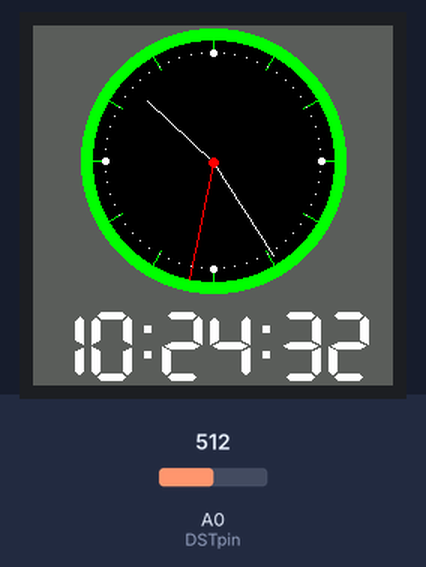
This sketch was run on a simulated ESP8266 (Wemos D1 mini). On the bench: 240×240 colour display. Inputs (shaded band) come from the test bench; at power-on: A0 (DSTpin) = 512. WiFi joins after 1.5 s; servers stay silent unless stated; network time is answered at once with the bench clock; the local clock reads 2024-03-15 10:24:30 at power-on unless the sketch sets it; what the sketch prints to the serial monitor is not drawn.

Above: at 2.9 s.
3.0 s: A0 (DSTpin) set to 490
At 3.7 s:
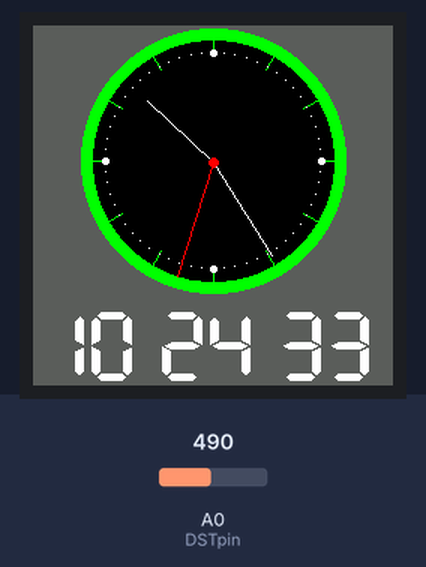
5.8 s: A0 (DSTpin) set to 510
At 6.2 s:
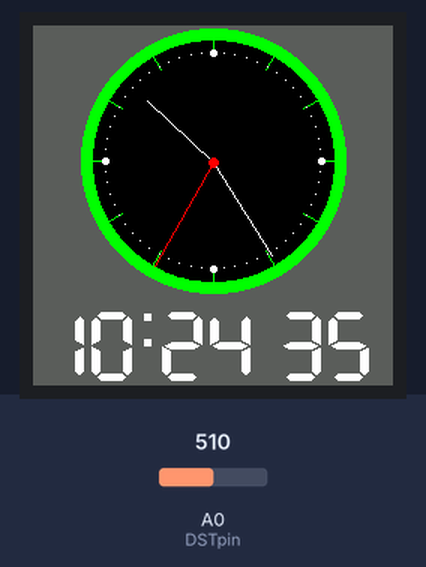
7.8 s: A0 (DSTpin) set to 350
At 8.2 s:
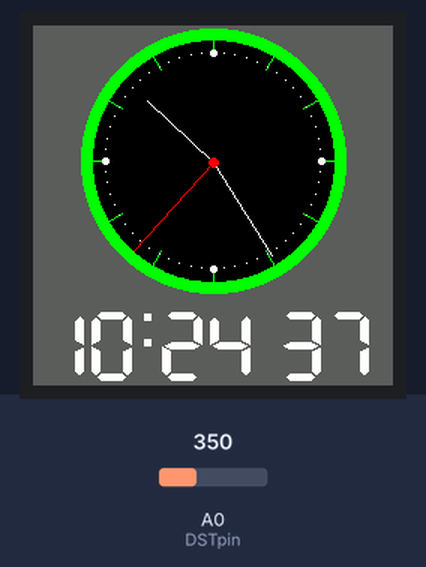
Timing chart, 0 to 10.8 s (numbered marks = the images above; inputs shaded):
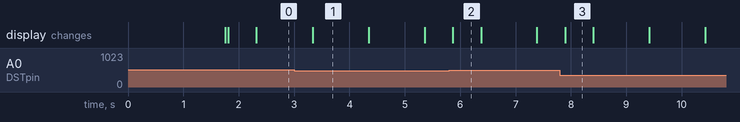

The sketch:

TFT_Clock_analog_digital_v2.ino
```cpp
/*
 An example analogue clock using a TFT LCD screen to show the time
 use of some of the drawing commands with the library.
 Based on a sketch by Gilchrist 6/2/2014 1.0

 Nicu FLORICA (niq_ro) made this changes:
 v.0 - added digital clock on this analog pseudoclock
 v.1 - clean the sketch + added NTP clock + DST switch (summer/winter time)
 v.2 - changed to 240x240 (ST7789 - 1.3") + DST selection is with analog pin (GND or 3.3V)
      * for ST7789 driver it need to change also settings in User_setup.h file inside of TFT_eSPI library
 */

#include <NTPClient.h>
#include <ESP8266WiFi.h>
#include <WiFiUdp.h>
#include <SPI.h>
#include <TFT_eSPI.h> // https://github.com/Bodmer/TFT_eSPI

#define TFT_GREY 0x5AEB

TFT_eSPI tft = TFT_eSPI();       // Invoke custom library

float sx = 0, sy = 1, mx = 1, my = 0, hx = -1, hy = 0;    // Saved H, M, S x & y multipliers
float sdeg=0, mdeg=0, hdeg=0;
uint16_t osx=120, osy=120, omx=120, omy=120, ohx=120, ohy=120;  // Saved H, M, S x & y coords
uint16_t x0=0, x1=0, yy0=0, yy1=0;
uint32_t targetTime = 0;                    // for next 1 second timeout

bool initial = 1;

byte omm = 99, oss = 99;
byte xcolon = 0, xsecs = 0;
unsigned int colour = 0;

const char *ssid     = "niq_ro";
const char *password = "berelaburtica";
const long timezoneOffset = 2*3600; // GMT + seconds  (Romania)

//#define DSTpin  12 // GPIO12 = D6, see https://randomnerdtutorials.com/esp8266-pinout-reference-gpios/
#define DSTpin  A0 //  see https://randomnerdtutorials.com/esp8266-pinout-reference-gpios/


// Define NTP Client to get time
WiFiUDP ntpUDP;
NTPClient timeClient(ntpUDP, "pool.ntp.org", timezoneOffset);

int hh, mm, ss;
byte DST = 0;
byte DST0;

void setup(void) {
  pinMode (DSTpin, INPUT);
  Serial.begin(115200);
  Serial.println (" ");
  WiFi.begin(ssid, password);

  while (WiFi.status() != WL_CONNECTED) {
    delay (500);
    Serial.print (".");
  }
    Serial.println (" ");

//  if (digitalRead(DSTpin) == LOW)
  if (analogRead(DSTpin) < 500)
   DST = 0;
  else
   DST = 1;
  timeClient.setTimeOffset(timezoneOffset + DST*3600);
  timeClient.begin();
  DST0 = DST;

  tft.init();
  tft.setRotation(0);

  //tft.fillScreen(TFT_BLACK);
  //tft.fillScreen(TFT_RED);
  //tft.fillScreen(TFT_GREEN);
  //tft.fillScreen(TFT_BLUE);
  //tft.fillScreen(TFT_BLACK);
  tft.fillScreen(TFT_GREY);

  tft.setTextColor(TFT_WHITE, TFT_GREY);  // Adding a background colour erases previous text automatically

  // Draw clock face
  tft.fillCircle(120, 90, 88, TFT_GREEN);
  tft.fillCircle(120, 90, 80, TFT_BLACK);

  // Draw 12 lines
  for(int i = 0; i<360; i+= 30) {
    sx = cos((i-90)*0.0174532925);
    sy = sin((i-90)*0.0174532925);
    x0 = sx*84+120;
    yy0 = sy*84+90;
    x1 = sx*70+120;
    yy1 = sy*70+90;

    tft.drawLine(x0, yy0, x1, yy1, TFT_GREEN);
  }

  // Draw 60 dots
  for(int i = 0; i<360; i+= 6) {
    sx = cos((i-90)*0.0174532925);
    sy = sin((i-90)*0.0174532925);
    x0 = sx*72+120;
    yy0 = sy*72+90;
    // Draw minute markers
    tft.drawPixel(x0, yy0, TFT_WHITE);

    // Draw main quadrant dots
    if(i==0 || i==180) tft.fillCircle(x0, yy0, 2, TFT_WHITE);
    if(i==90 || i==270) tft.fillCircle(x0, yy0, 2, TFT_WHITE);
  }

  tft.fillCircle(120, 91, 3, TFT_WHITE);

  // Draw text at position 120,260 using fonts 4
  // Only font numbers 2,4,6,7 are valid. Font 6 only contains characters [space] 0 1 2 3 4 5 6 7 8 9 : . - a p m
  // Font 7 is a 7 segment font and only contains characters [space] 0 1 2 3 4 5 6 7 8 9 : .
 // tft.drawCentreString("Time flies",120,260,4);
}

void loop() {
// if (digitalRead(DSTpin) == LOW)
   if (analogRead(DSTpin) < 500)
   DST = 0;
  else
   DST = 1;

if (DST != DST0)
{
  timeClient.setTimeOffset(timezoneOffset + DST*3600);
  timeClient.begin();
//DST0 = DST;
//initial = 1;
//omm = 70;
//oss = 70;
}

timeClient.update();
 hh = timeClient.getHours();
 mm = timeClient.getMinutes();
 ss = timeClient.getSeconds();
/*
 ora = ora%12;  // 12-hour format
 if (ora == 0) ora = 12;  // 12-hour format
*/
Serial.print(hh);
Serial.print(":");
Serial.println(mm);

    // Pre-compute hand degrees, x & y coords for a fast screen update
    sdeg = ss*6;                  // 0-59 -> 0-354
    mdeg = mm*6+sdeg*0.01666667;  // 0-59 -> 0-360 - includes seconds
    hdeg = hh*30+mdeg*0.0833333;  // 0-11 -> 0-360 - includes minutes and seconds
    hx = cos((hdeg-90)*0.0174532925);
    hy = sin((hdeg-90)*0.0174532925);
    mx = cos((mdeg-90)*0.0174532925);
    my = sin((mdeg-90)*0.0174532925);
    sx = cos((sdeg-90)*0.0174532925);
    sy = sin((sdeg-90)*0.0174532925);

  //  if (ss==0 || initial) {
     if ((ss==0) || (DST0 != DST) || initial) {
      initial = 0;
      // Erase hour and minute hand positions every minute
      tft.drawLine(ohx, ohy, 120, 91, TFT_BLACK);
      ohx = hx*60+121;
      ohy = hy*60+91;
      tft.drawLine(omx, omy, 120, 91, TFT_BLACK);
      omx = mx*74+120;
      omy = my*74+91;
    }

      // Redraw new hand positions, hour and minute hands not erased here to avoid flicker
      tft.drawLine(osx, osy, 120, 91, TFT_BLACK);
      osx = sx*80+121;
      osy = sy*80+91;
      tft.drawLine(osx, osy, 120, 91, TFT_RED);
      tft.drawLine(ohx, ohy, 120, 91, TFT_WHITE);
      tft.drawLine(omx, omy, 120, 91, TFT_WHITE);
      tft.drawLine(osx, osy, 120, 91, TFT_RED);

    tft.fillCircle(120, 91, 3, TFT_RED);

   // Update digital time
    int xpos = 5;
    int ypos = 190;
    int ysecs = ypos;

  //   if (omm != mm) { // Redraw hours and minutes time every minute
       if ((omm != mm) || (DST0 != DST)) {
      omm = mm;
      DST0 = DST;
      // Draw hours and minutes
      if (hh < 10) xpos += tft.drawChar('0', xpos, ypos, 7); // Add hours leading zero for 24 hr clock
      xpos += tft.drawNumber(hh, xpos, ypos, 7);             // Draw hours
      xcolon = xpos; // Save colon coord for later to flash on/off later
      xpos += tft.drawChar(':', xpos, ypos - 8, 6);
      if (mm < 10) xpos += tft.drawChar('0', xpos, ypos, 7); // Add minutes leading zero
      xpos += tft.drawNumber(mm, xpos, ypos, 7);             // Draw minutes
      xsecs = xpos; // Sae seconds 'x' position for later display updates
    }

   if (oss != ss) { // Redraw seconds time every second
      oss = ss;
      xpos = xsecs;
      xpos += tft.drawChar(':', xsecs, ysecs, 6); // Seconds colon\-,gg
      if (ss % 2) { // Flash the colons on/off
      tft.drawChar(' ', xcolon, ypos, 6);     // Hour:minute colon
      tft.drawChar(' ', xsecs, ysecs, 6);     // Hour:minute colon
     }
      else {
        tft.drawChar(':', xcolon, ypos, 6);     // Hour:minute colon
      }

      //Draw seconds
      if (ss < 10) xpos += tft.drawChar('0', xpos, ysecs, 7); // Add leading zero
      tft.drawNumber(ss, xpos, ysecs, 7);                     // Draw seconds
    }

delay(500);
}  // main loop

static uint8_t conv2d(const char* p) {
  uint8_t v = 0;
  if ('0' <= *p && *p <= '9')
    v = *p - '0';
  return 10 * v + *++p - '0';
}
```

Measured:
- what the display in image 1 shows lasts 1.0 s, from 3.3 s to 4.3 s
- what the display in image 2 shows lasts 0.5 s, from 5.9 s to 6.4 s
